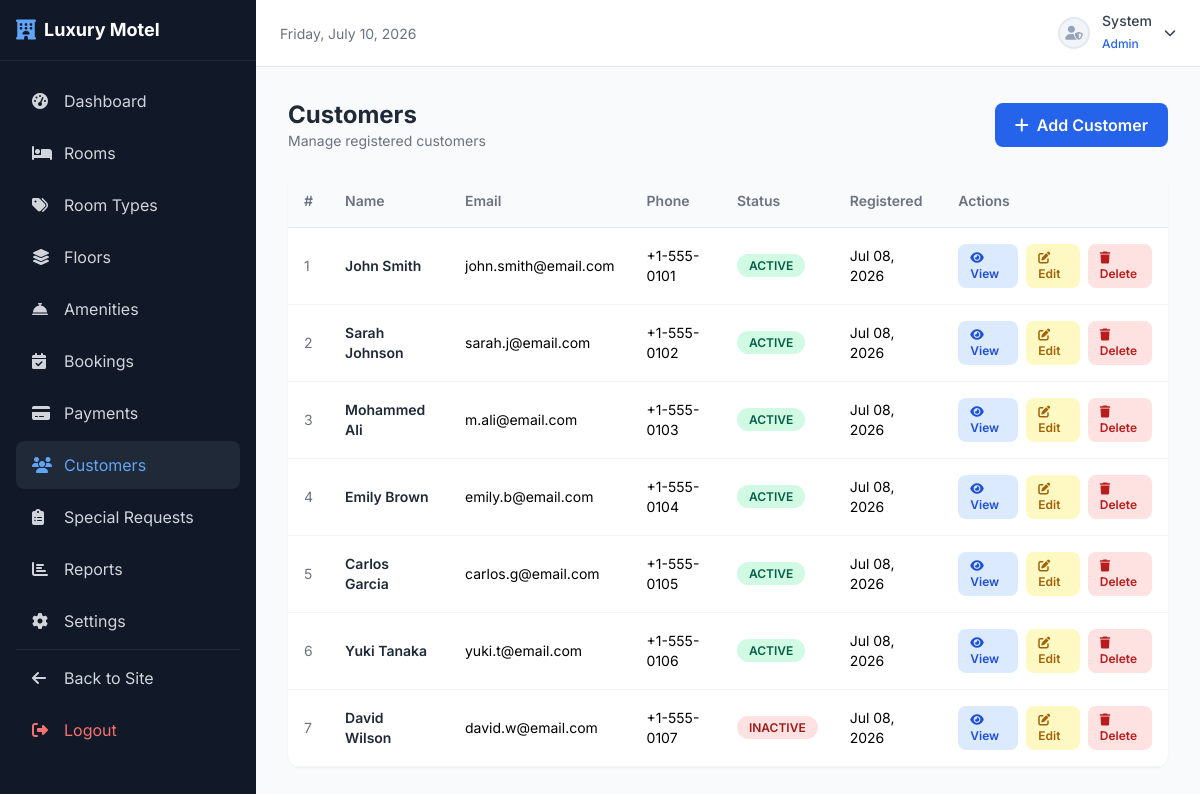
Screenshot of /admin/users/index.php (signed in) with the database file from the repository.
### tables this page shows
CREATE TABLE IF NOT EXISTS `users` (
    `user_id` INT AUTO_INCREMENT PRIMARY KEY,
    `role_id` INT NOT NULL,
    `first_name` VARCHAR(50) NOT NULL,
    `last_name` VARCHAR(50) NOT NULL,
    `email` VARCHAR(100) NOT NULL UNIQUE,
    `password` VARCHAR(255) NOT NULL,
    `phone` VARCHAR(20) NOT NULL,
    `gender` ENUM('Male', 'Female', 'Other') NOT NULL,
    `nationality` VARCHAR(50) NOT NULL,
    `address` TEXT NOT NULL,
    `profile_image` VARCHAR(255) DEFAULT 'default_user.png',
    `status` ENUM('Active', 'Inactive') DEFAULT 'Active',
    `created_at` TIMESTAMP DEFAULT CURRENT_TIMESTAMP,
    FOREIGN KEY (`role_id`) REFERENCES `roles`(`role_id`) ON DELETE RESTRICT ON UPDATE CASCADE
);

### config/db.php (called while the page is built, shortened)
<?php
function sanitize($input) {
    return htmlspecialchars(strip_tags(trim($input)), ENT_QUOTES, 'UTF-8');
}
function formatDate($date) {
    return date('M d, Y', strtotime($date));
}
function badgeClass($status) {
    return strtolower(str_replace(' ', '-', $status));
}

### admin/users/index.php (the view, shortened to what this page needs)
<?php
require_once '../../config/db.php';
?>
<!DOCTYPE html>
<html lang="en">
<head>
    <script src="https://cdn.tailwindcss.com"></script>
    <link rel="stylesheet" href="https://cdnjs.cloudflare.com/ajax/libs/font-awesome/6.5.1/css/all.min.css">
    <link rel="stylesheet" href="<?php echo SITE_URL; ?>assets/css/style.css">
</head>
<body class="font-[Inter] bg-gray-50">
<?php include '../../includes/sidebar.php'; ?>
<?php include '../../includes/admin-topbar.php'; ?>
<div class="ml-64 p-8">
    <div class="flex items-center justify-between mb-6">
        <div>
            <h1 class="text-2xl font-bold text-gray-800">Customers</h1>
            <p class="text-gray-500 text-sm">Manage registered customers</p>
        </div>
        <a href="create.php" class="px-5 py-2.5 bg-blue-600 text-white rounded-lg hover:bg-blue-700 transition font-semibold"><i class="fas fa-plus mr-2"></i>Add Customer</a>
    </div>
    <div class="bg-white rounded-xl shadow-sm overflow-hidden">
        <div class="overflow-x-auto">
            <table class="w-full text-sm">
                <thead>
                    <tr class="text-left text-gray-500 border-b bg-gray-50">
                        <th class="p-4 font-semibold">#</th>
                        <th class="p-4 font-semibold">Name</th>
                        <th class="p-4 font-semibold">Email</th>
                        <th class="p-4 font-semibold">Phone</th>
                        <th class="p-4 font-semibold">Status</th>
                        <th class="p-4 font-semibold">Registered</th>
                        <th class="p-4 font-semibold">Actions</th>
                    </tr>
                </thead>
                <tbody>
                    <?php
                    $stmt = $pdo->prepare("SELECT * FROM users WHERE role_id = 2 ORDER BY created_at DESC");
                    $stmt->execute();
                    $users = $stmt->fetchAll();
                    foreach ($users as $i => $u):
                    ?>
                    <tr class="border-b border-gray-100 hover:bg-gray-50">
                        <td class="p-4 text-gray-500"><?php echo $i + 1; ?></td>
                        <td class="p-4">
                            <div class="font-semibold text-gray-800"><?php echo sanitize($u['first_name'] . ' ' . $u['last_name']); ?></div>
                        </td>
                        <td class="p-4"><?php echo sanitize($u['email']); ?></td>
                        <td class="p-4"><?php echo sanitize($u['phone'] ?? 'N/A'); ?></td>
                        <td class="p-4">
                            <span class="badge-status badge-<?php echo badgeClass($u['status']); ?>"><?php echo $u['status']; ?></span>
                        </td>
                        <td class="p-4"><?php echo formatDate($u['created_at']); ?></td>
                        <td class="p-4">
                            <div class="flex items-center space-x-2">
                                <a href="view.php?id=<?php echo $u['user_id']; ?>" class="px-3 py-1.5 bg-blue-100 text-blue-700 rounded-lg hover:bg-blue-200 transition text-xs font-semibold"><i class="fas fa-eye mr-1"></i>View</a>
                                <a href="edit.php?id=<?php echo $u['user_id']; ?>" class="px-3 py-1.5 bg-yellow-100 text-yellow-700 rounded-lg hover:bg-yellow-200 transition text-xs font-semibold"><i class="fas fa-edit mr-1"></i>Edit</a>
                                <a href="delete.php?id=<?php echo $u['user_id']; ?>" class="px-3 py-1.5 bg-red-100 text-red-700 rounded-lg hover:bg-red-200 transition text-xs font-semibold" onclick="var _t=this;event.preventDefault();showSystemModal('Delete Customer','Delete this customer? This cannot be undone.','error',function(){location.href=_t.href;})"><i class="fas fa-trash mr-1"></i>Delete</a>
                            </div>
                        </td>
                    </tr>
                    <?php endforeach; ?>
                </tbody>
            </table>
        </div>
    </div>
</div>
<?php include '../../includes/admin-footer.php'; ?>

### assets/css/style.css (style rules this page uses)
.badge-status { padding: 0.25rem 0.75rem; border-radius: 9999px; font-size: 0.75rem; font-weight: 600; text-transform: uppercase; white-space: nowrap; }
.badge-active { background: #d1fae5; color: #065f46; }
.badge-inactive { background: #fee2e2; color: #991b1b; }

### rows the page displays
users: first_name+last_name "John Smith", email "john.smith@email.com", phone "+1-555-0101", status "ACTIVE", created_at "Jul 08, 2026"
users: first_name+last_name "Sarah Johnson", email "sarah.j@email.com", phone "+1-555-0102", status "ACTIVE", created_at "Jul 08, 2026"
users: first_name+last_name "Mohammed Ali", email "m.ali@email.com", phone "+1-555-0103", status "ACTIVE", created_at "Jul 08, 2026"
users: first_name+last_name "Emily Brown", email "emily.b@email.com", phone "+1-555-0104", status "ACTIVE", created_at "Jul 08, 2026"
users: first_name+last_name "Carlos Garcia", email "carlos.g@email.com", phone "+1-555-0105", status "ACTIVE", created_at "Jul 08, 2026"
users: first_name+last_name "Yuki Tanaka", email "yuki.t@email.com", phone "+1-555-0106", status "ACTIVE", created_at "Jul 08, 2026"
users: first_name+last_name "David Wilson", email "david.w@email.com", phone "+1-555-0107", status "INACTIVE", created_at "Jul 08, 2026"

### other values shown
$_SESSION['first_name'] "System"
$_SESSION['role_name'] "Admin"
